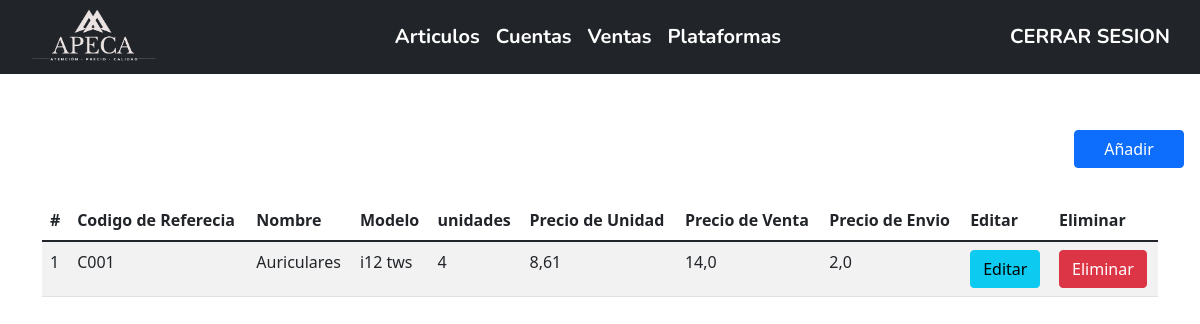
Page / (signed in) on the earlier database version.
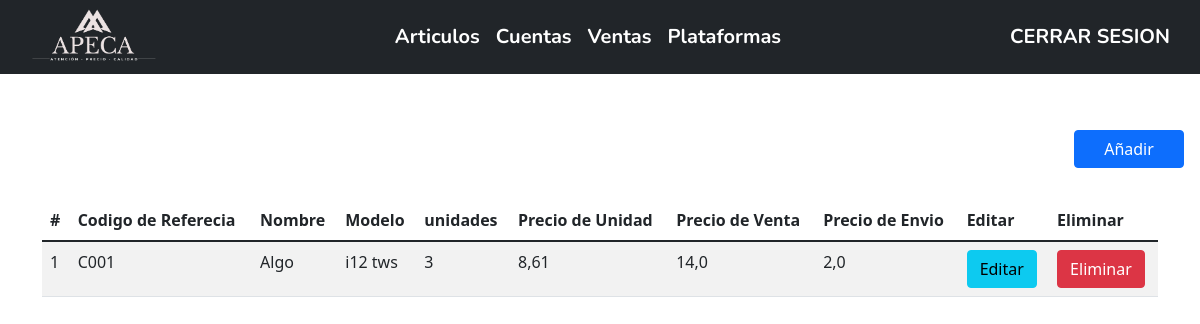
Same page on the later database version.
### Productos/models.py (models this page shows, shortened)
class Producto(models.Model):
    codigo_referencia = models.CharField(max_length = 40, verbose_name= 'codigo_referencia', unique=True)
    nombre = models.CharField(max_length = 60, verbose_name= 'Nombres')
    modelo = models.CharField(max_length = 40, verbose_name= 'Modelo')
    unidades = models.CharField(max_length = 60, verbose_name= 'unidades')
    preciounidad = models.FloatField(verbose_name= 'Precio_Unidad')
    precioventa = models.FloatField(verbose_name= 'Precio_Venta')
    envio = models.FloatField(verbose_name= 'Envio')
    etsy = models.FloatField(verbose_name= 'Etsy', null=True)
    wallapop = models.FloatField(verbose_name= 'Wallapop', null=True)
    ebay = models.FloatField(verbose_name= 'Ebay', null=True)
    joom = models.FloatField(verbose_name= 'Joom', null=True)
    amazon = models.FloatField(verbose_name= 'Amazon', null=True)

### Productos/views.py (the view)
# urls.py: 2. Add a URL to urlpatterns:  path('', views.home, name='home')
@login_required
def home(request):
    user = request.user.username
    print(user)
    homedata = Producto.objects.all().values('id','codigo_referencia', 'nombre', 'modelo', 'unidades', 'preciounidad', 'precioventa', 'envio')
    return render(request, 'inicio.html', {"Productos": homedata})

### Productos/templates/inicio.html (shortened to what this page needs)
{% extends 'componentes/nav.html' %}
{% block data %}
{% if request.user.is_authenticated %}
<div class="w-100 mt-2" style="text-align: right;">
    <button type="button" class="btn btn-primary me-3 " data-bs-toggle="modal" data-bs-target="#exampleModal" style="width: 110px;">
        Añadir
    </button>
</div>
<br>
<div class="container">
    <div class="table-responsive py-2">
        <table class="table table-striped">
            <thead>
                <tr>
                    <th>#</th>
                    <th>Codigo de Referecia</th>
                    <th>Nombre</th>
                    <th>Modelo</th>
                    <th>unidades</th>
                    <th>Precio de Unidad</th>
                    <th>Precio de Venta</th>
                    <th>Precio de Envio</th>
                    <th>Editar</th>
                    <th>Eliminar</th>
                </tr>
            </thead>
            <tbody>
                {% for c in Productos %}
                <tr>
                    <td>{{forloop.counter}}</td>
                    <td>{{c.codigo_referencia}}</td>
                    <td>{{c.nombre}}</td>
                    <td>{{c.modelo}}</td>
                    <td>{{c.unidades}}</td>
                    <td>{{c.preciounidad}}</td>
                    <td>{{c.precioventa}}</td>
                    <td>{{c.envio}}</td>
                    <td><a href="editar/{{c.id}}" class="btn btn-info">Editar</a></td>
                    <td><a href="eliminar/{{c.id}}" class="btn btn-danger btnEliminacion">Eliminar</a></td>
                </tr>
                {% endfor %}
            </tbody>
        </table>
    </div>
</div>
{% endif %}
{% endblock %}

Differences in the rows shown:
changed Producto "i12 tws": nombre "Auriculares" → "Algo"; unidades "4" → "3"
